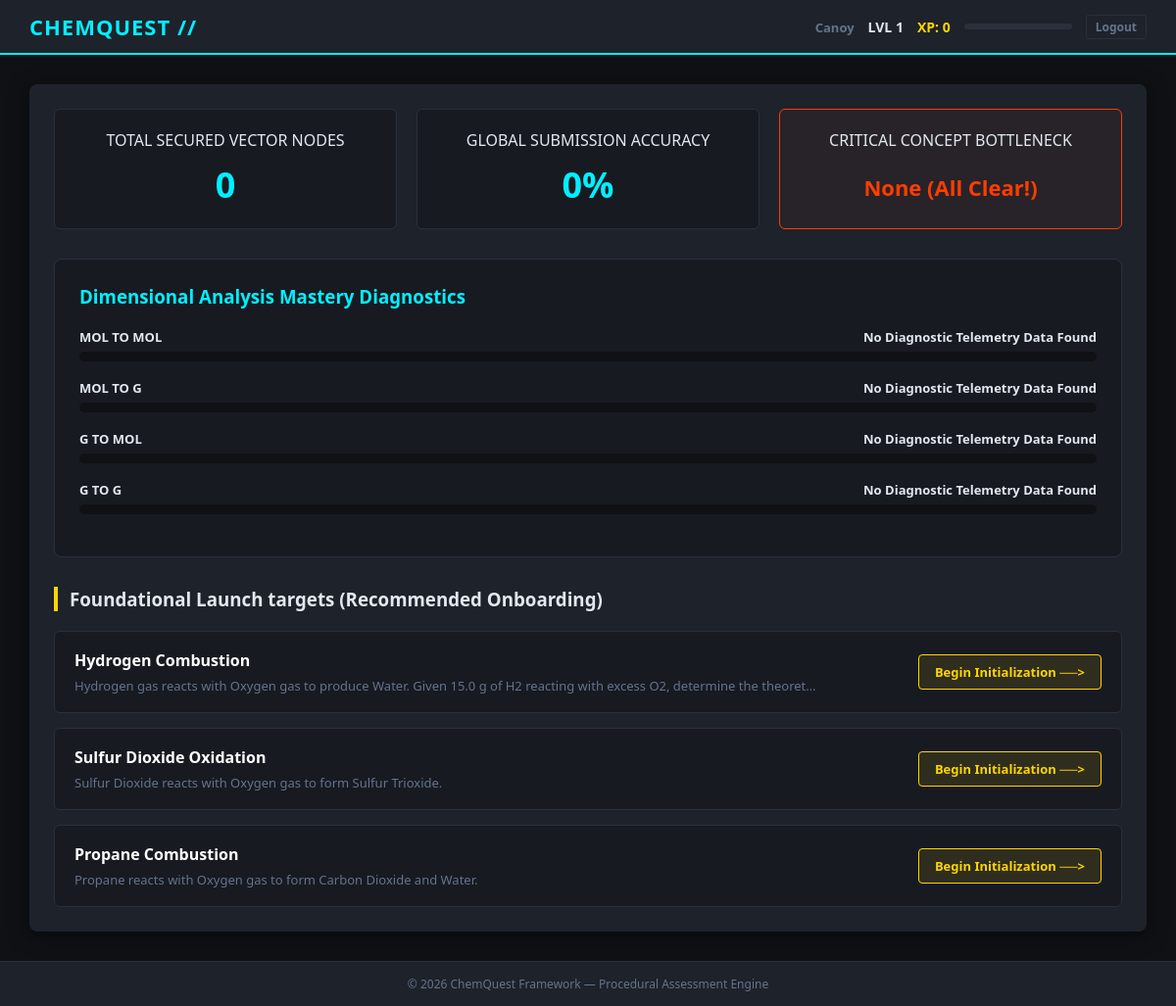
The page /dashboard/ (signed in) on the database its author committed.
### core_app/models.py (models this page shows, shortened)
class StoichiometryProblem(models.Model):
    problem_id            = models.CharField(max_length=50, unique=True)
    title                 = models.CharField(max_length=200)
    prompt                = models.TextField()
    reactants_str         = models.CharField(max_length=200)
    products_str          = models.CharField(max_length=200)
    correct_coefficients  = models.CharField(max_length=50)
    is_limiting_problem   = models.BooleanField(default=False)

### core_app/views.py (the view)
# urls.py: path('dashboard/', views.student_dashboard, name='student_dashboard'),
@login_required
def student_dashboard(request):
    logs = StudentTelemetryLog.objects.all()
    total_attempts = logs.aggregate(total=Sum('attempts_count'))['total'] or 0
    total_verified = logs.filter(is_correct=True).count()
    accuracy = 0
    if total_attempts + total_verified > 0:
        accuracy = round((total_verified / (total_attempts + total_verified)) * 100, 1)
    conversion_types = ['mol_to_mol', 'mol_to_g', 'g_to_mol', 'g_to_g']
    concept_metrics = {}
    for c_type in conversion_types:
        matching_parts = ProblemPart.objects.filter(conversion_type=c_type)
        part_labels = matching_parts.values_list('part_label', flat=True)
        prob_ids = matching_parts.values_list('problem__problem_id', flat=True)
        type_logs = logs.filter(problem_id__in=prob_ids, part_label__in=part_labels)
        failures = type_logs.aggregate(total=Sum('attempts_count'))['total'] or 0
        successes = type_logs.filter(is_correct=True).count()
        concept_metrics[c_type] = {
            'label': c_type.replace('_', ' ').upper(),
            'failures': failures,
            'successes': successes,
            'score': round((successes / (failures + successes)) * 100, 1) if (failures + successes) > 0 else None
        }
    weakest_concept = None
    lowest_score = 101
    for c_type, data in concept_metrics.items():
        if data['score'] is not None and data['score'] < lowest_score:
            lowest_score = data['score']
            weakest_concept = data['label']
    trouble_ids = logs.filter(attempts_count__gte=2).values_list('problem_id', flat=True).distinct()
    recommended_problems = StoichiometryProblem.objects.filter(problem_id__in=trouble_ids)[:3]
    if not recommended_problems.exists():
        attempted_ids = logs.values_list('problem_id', flat=True).distinct()
        recommended_problems = StoichiometryProblem.objects.exclude(problem_id__in=attempted_ids)[:3]
    context = {
        'total_attempts': total_attempts,
        'total_verified': total_verified,
        'accuracy': accuracy,
        'concept_metrics': concept_metrics,
        'weakest_concept': weakest_concept or 'None (All Clear!)',
        'recommended_problems': recommended_problems,
    }
    return render(request, 'module4_dashboard.html', context)

### core_app/context_processors.py (called while the page is built, shortened)
def xp_status(request) -> dict:
    if request.user.is_authenticated:
        profile = getattr(request.user, 'profile', None)
        if profile is None:
            from core_app.models import UserProfile
            profile, _ = UserProfile.objects.get_or_create(user=request.user)
        return {
            'user_level': profile.level,
            'user_total_xp': profile.total_xp,
            'user_xp_into_level': profile.xp_into_current_level,
            'user_level_progress_pct': profile.level_progress_pct,
        }

### core_app/models.py (called while the page is built)
    @property
    def level(self):
        return max(1, self.total_xp // XP_PER_LEVEL + 1)

    @property
    def xp_into_current_level(self):
        return self.total_xp % XP_PER_LEVEL

    @property
    def level_progress_pct(self):
        return round((self.xp_into_current_level / XP_PER_LEVEL) * 100, 1)

### core_app/views.py (called while the page is built, shortened)
def global_user_status(request):
    if request.user.is_authenticated:
        profile, _ = UserProfile.objects.get_or_create(user=request.user)
        return {
            'user_level':            profile.level,
            'user_total_xp':         profile.total_xp,
            'user_xp_into_level':    profile.xp_into_current_level,
            'user_level_progress_pct': profile.level_progress_pct,
        }

### templates/module4_dashboard.html (shortened to what this page needs)
{% extends 'base.html' %}
{% block content %}
<div class="dashboard-grid">
    <div class="metric-card">
        <div>TOTAL SECURED VECTOR NODES</div>
        <div class="metric-num">{{ total_verified }}</div>
    </div>
    <div class="metric-card">
        <div>GLOBAL SUBMISSION ACCURACY</div>
        <div class="metric-num">{{ accuracy }}%</div>
    </div>
    <div class="metric-card alert-card">
        <div>CRITICAL CONCEPT BOTTLENECK</div>
        <div class="metric-num" style="font-size: 22px; margin-top: 22px;">{{ weakest_concept }}</div>
    </div>
</div>
<div class="diagnostic-panel">
    <h3 style="margin-top: 0; margin-bottom: 20px; color: var(--cyber-teal);">Dimensional Analysis Mastery Diagnostics</h3>
    {% for type_key, data in concept_metrics.items %}
    <div class="bar-lane">
        <div class="bar-info">
            <span>{{ data.label }}</span>
            <span>
                {% if data.score is not None %}
                    {{ data.score }}% Efficiency ({{ data.successes }} Clear / {{ data.failures }} Missed)
                {% else %}
                    No Diagnostic Telemetry Data Found
                {% endif %}
            </span>
        </div>
        <div class="bar-bg">
        </div>
    </div>
    {% endfor %}
</div>
<h3 class="queue-title">
    {% if has_history %}
        Strategic Optimization Targets (Recommended Re-Entry)
    {% else %}
        Foundational Launch targets (Recommended Onboarding)
    {% endif %}
</h3>
<div class="problem-strip">
    {% for problem in recommended_problems %}
    <div class="reentry-card">
        <div>
            <h4 style="margin: 0 0 6px 0; color: #FFF;">{{ problem.title }}</h4>
            <p style="margin: 0; font-size: 13px; color: var(--text-muted);">{{ problem.prompt|truncatechars:120 }}</p>
        </div>
        <a href="{% url 'preparation_ledger' problem.problem_id %}" class="btn-reenter">
            {% if has_history %}
                Launch Remediate Phase ──>
            {% else %}
                Begin Initialization ──>
            {% endif %}
        </a>
    </div>
    {% empty %}
    <p style="color: var(--text-muted);">Excellent diagnostic state. All vector pipelines operating at maximum efficiency boundaries.</p>
    {% endfor %}
</div>
{% endblock %}

### templates/base.html (shortened to what this page needs)
<!DOCTYPE html>
<html lang="en">
<head>
</head>
<body>
<header>
    <h1><a href="{% url 'problem_lobby' %}" style="text-decoration:none; color:inherit;">CHEMQUEST //</a></h1>
    <div class="user-status">
        {% if request.user.is_authenticated %}
            <span>
                <a href="{% url 'student_dashboard' %}" style="color:var(--text-muted); font-size:13px; text-decoration: none;">{{ request.user.username }}</a>
            </span>
        {% endif %}
        <span>LVL {{ user_level }}</span>
        <span class="xp-display">XP: {{ user_total_xp }}</span>
        <div style="width:110px; height:6px; background:#2A303C; border-radius:3px;
                    overflow:hidden; cursor:default;"
             title="{{ user_xp_into_level }} / 500 XP into level {{ user_level }}">
        </div>
        {% if request.user.is_authenticated %}
        <a href="{% url 'student_logout' %}"
           style="color:var(--text-muted); font-size:12px; text-decoration:none;
                  border:1px solid #2A303C; padding:3px 9px; border-radius:3px;">
            Logout
        </a>
        {% else %}
        <a href="{% url 'student_login' %}"
           style="color:var(--cyber-teal); font-size:12px; text-decoration:none;
                  border:1px solid var(--cyber-teal); padding:3px 9px; border-radius:3px;">
            Login
        </a>
        {% endif %}
    </div>
</header>
<main>
    <div class="workspace-container">
        {% block content %}{% endblock content %}
    </div>
</main>
<footer>
    &copy; 2026 ChemQuest Framework &mdash; Procedural Assessment Engine
</footer>
</body>
</html>

### templates/base.html (style rules this page uses)
:root { --bg-dark: #0F1115; --bg-slate: #1E222B; --cyber-teal: #00F0FF; --combo-green: #00E676; --coral-red: #FF3D00; --constant-gold: #FFD600; --text-light: #E2E8F0; --text-muted: #64748B; }
body { background-color: var(--bg-dark); color: var(--text-light); font-family: 'Segoe UI', Tahoma, Geneva, Verdana, sans-serif; margin: 0; padding: 0; display: flex; flex-direction: column; min-height: 100vh; }
header { background-color: var(--bg-slate); border-bottom: 2px solid var(--cyber-teal); padding: 12px 30px; display: flex; justify-content: space-between; align-items: center; gap: 16px; flex-wrap: wrap; }
header h1 { margin: 0; font-size: 22px; color: var(--cyber-teal); letter-spacing: 1px; }
.user-status { display: flex; gap: 14px; align-items: center; flex-wrap: wrap; font-weight: bold; font-size: 14px; }
.xp-display { color: var(--constant-gold); }
main { flex: 1; padding: 30px; display: flex; justify-content: center; }
.workspace-container { background-color: var(--bg-slate); border-radius: 8px; width: 100%; max-width: 1200px; padding: 25px; box-shadow: 0 4px 20px rgba(0,0,0,0.5); }
footer { text-align: center; padding: 14px; color: var(--text-muted); font-size: 12px; background-color: var(--bg-slate); border-top: 1px solid #2A303C; }

### templates/module4_dashboard.html (style rules this page uses)
.dashboard-grid { display: grid; grid-template-columns: repeat(auto-fit, minmax(300px, 1fr)); gap: 20px; margin-bottom: 30px; }
.metric-card { background: #171A21; border: 1px solid #2A303C; border-radius: 6px; padding: 20px; text-align: center; position: relative; }
.metric-card.alert-card { border-color: var(--coral-red); background: rgba(255, 61, 0, 0.04); }
.metric-num { font-size: 36px; font-weight: bold; color: var(--cyber-teal); margin-top: 10px; }
.metric-card.alert-card .metric-num { color: var(--coral-red); }
.diagnostic-panel { background: #171A21; border: 1px solid #2A303C; border-radius: 8px; padding: 25px; margin-bottom: 30px; }
.bar-lane { margin-bottom: 18px; }
.bar-info { display: flex; justify-content: space-between; font-size: 13px; margin-bottom: 6px; font-weight: bold; }
.bar-bg { background: var(--bg-dark); height: 10px; border-radius: 5px; overflow: hidden; }
.queue-title { border-left: 4px solid var(--constant-gold); padding-left: 12px; margin-bottom: 20px; }
.problem-strip { display: flex; flex-direction: column; gap: 15px; }
.reentry-card { background: #171A21; border: 1px solid #2A303C; padding: 18px 20px; border-radius: 6px; display: flex; justify-content: space-between; align-items: center; flex-wrap: wrap; gap: 15px; }
.btn-reenter { background: rgba(255, 214, 0, 0.1); border: 1px solid var(--constant-gold); color: var(--constant-gold); padding: 8px 16px; border-radius: 4px; font-weight: bold; text-decoration: none; font-size: 13px; transition: all 0.2s; }

### rows shown on the page
StoichiometryProblem: title "Hydrogen Combustion", prompt "Hydrogen gas reacts with Oxygen gas to produce Water. Given 15.0 g of H2 reacting with excess O2, determine the theoret…"
StoichiometryProblem: title "Sulfur Dioxide Oxidation", prompt "Sulfur Dioxide reacts with Oxygen gas to form Sulfur Trioxide."
StoichiometryProblem: title "Propane Combustion", prompt "Propane reacts with Oxygen gas to form Carbon Dioxide and Water."

### other values the page prints
{{ request.user.username }} "Canoy"
{{ user_level }} "1"
{{ user_total_xp }} "0"
{{ total_verified }} "0"
{{ accuracy }} "0"
{{ weakest_concept }} "None (All Clear!)"
{{ data.label }} "MOL TO MOL" "MOL TO G" "G TO MOL" "G TO G"
